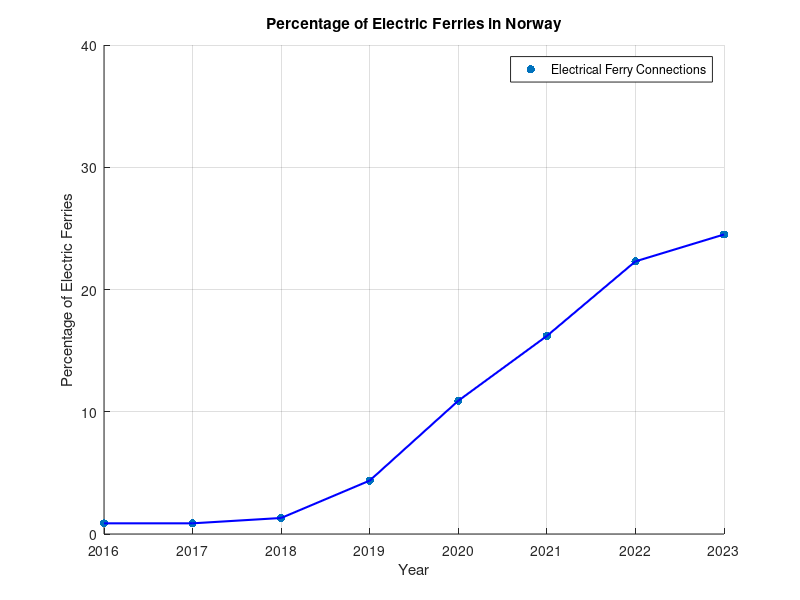

MATLAB code for this plot: (Note: this script raises an error after producing the figure.)
clc;
clear all; 

% Input data for Electric Ferries
years_el = [2016, 2017, 2018, 2019, 2020, 2021, 2022, 2023];
amount_el = [0.873, 0.873, 1.31, 4.37, 10.9, 16.2, 22.3, 24.5];

% Create a new figure
figure;

% Create a scatter plot for Electric Ferries
scatter(years_el, amount_el, 'filled');
hold on;

% Plot a line connecting the data points
plot(years_el, amount_el, 'b-', 'LineWidth', 1.5);

% Add labels and a legend
xlabel('Year');
ylabel('Percentage of Electric Ferries');
title('Percentage of Electric Ferries in Norway');
legend('Electrical Ferry Connections');
grid on;

% Set y-axis limits to go up to 50%
ylim([0, 40]);

% Set y-axis to display numbers as percentages
ax = gca;
ax.YAxis.Exponent = 0;
ax.YAxis.TickLabelFormat = '%,.2f%%'; % Format as percentages with two decimal places

% Adjust y-axis ticks to have steps of 5%
yticks(0:5:50);

% Hold off to end the current plot
hold off;
